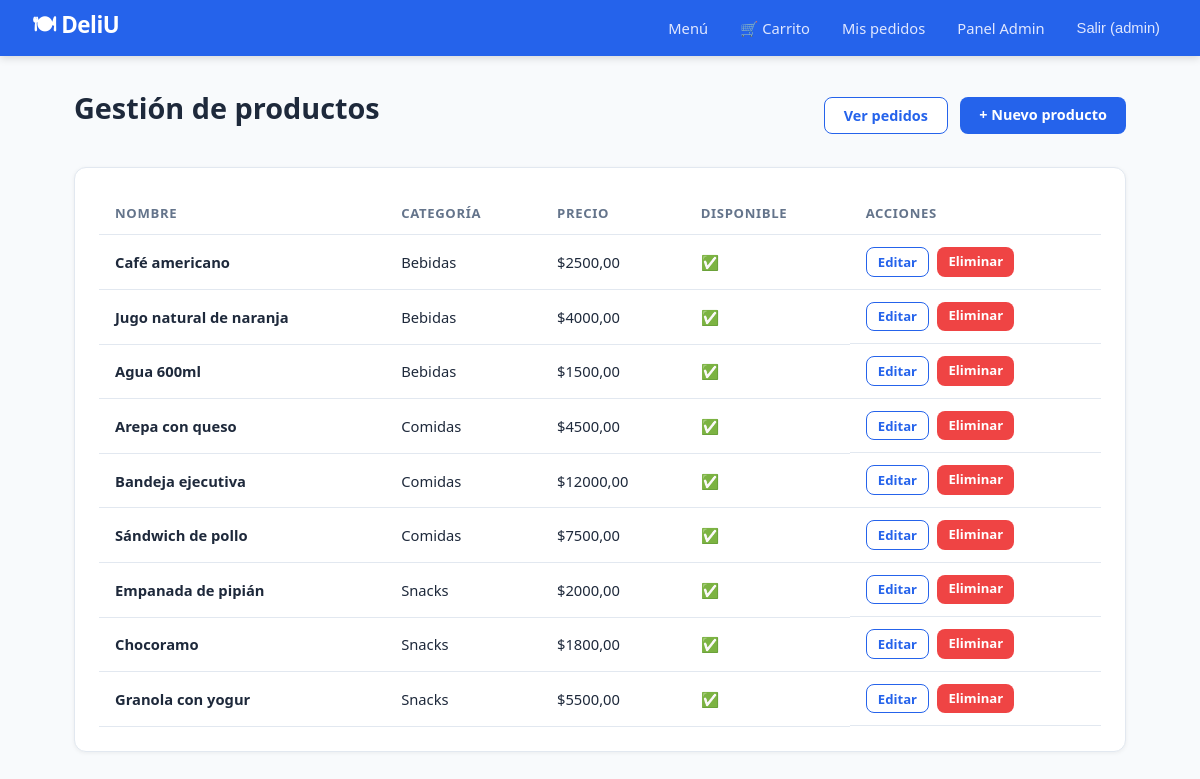
Screenshot of /admin-panel/productos/ (signed in) with the database file from the repository.
### cafeteria/models.py (models this page shows, shortened)
class Producto(models.Model):
    nombre = models.CharField(max_length=200)
    descripcion = models.TextField(blank=True)
    precio = models.DecimalField(max_digits=10, decimal_places=2)
    categoria = models.ForeignKey(Categoria, on_delete=models.SET_NULL, null=True)
    disponible = models.BooleanField(default=True)
    tiempo_preparacion = models.PositiveIntegerField(default=5, help_text="Minutos")

class Categoria(models.Model):
    nombre = models.CharField(max_length=100)
    descripcion = models.TextField(blank=True)
    class Meta:
        verbose_name_plural = "Categorías"
    def __str__(self):
        return self.nombre

### cafeteria/views.py (the view)
# urls.py: path('admin-panel/productos/', views.ProductoListAdmin.as_view(), name='admin_productos'),
class ProductoListAdmin(LoginRequiredMixin, ListView):
    model = Producto
    template_name = 'cafeteria/admin_productos.html'
    context_object_name = 'productos'
    def dispatch(self, request, *args, **kwargs):
        if not request.user.is_staff:
            return redirect('menu')
        return super().dispatch(request, *args, **kwargs)

### cafeteria/context_processors.py (called while the page is built)
def user_slots(request):
    hay_normales = User.objects.filter(is_staff=False, is_superuser=False).exists()
    hay_admins = User.objects.filter(is_staff=True).exists()
    return {
        'hay_normales': hay_normales,
        'hay_admins': hay_admins,
        'registro_disponible': not (hay_normales and hay_admins),
    }

### cafeteria/templates/cafeteria/admin_productos.html (shortened to what this page needs)
{% extends 'cafeteria/base.html' %}
{% block content %}
<div style="display:flex;justify-content:space-between;align-items:center;margin-bottom:1.5rem">
  <h1>Gestión de productos</h1>
  <div style="display:flex;gap:.75rem">
    <a href="{% url 'admin_pedidos' %}" class="btn btn-outline">Ver pedidos</a>
    <a href="{% url 'producto_crear' %}" class="btn btn-primary">+ Nuevo producto</a>
  </div>
</div>
<div class="card">
  <table>
    <thead><tr><th>Nombre</th><th>Categoría</th><th>Precio</th><th>Disponible</th><th>Acciones</th></tr></thead>
    <tbody>
    {% for p in productos %}
    <tr>
      <td><strong>{{ p.nombre }}</strong></td>
      <td>{{ p.categoria|default:"—" }}</td>
      <td>${{ p.precio }}</td>
      <td>{% if p.disponible %}✅{% else %}❌{% endif %}</td>
      <td style="display:flex;gap:.5rem">
        <a href="{% url 'producto_editar' p.pk %}" class="btn btn-outline" style="padding:.3rem .7rem;font-size:.82rem">Editar</a>
        <a href="{% url 'producto_eliminar' p.pk %}" class="btn btn-danger" style="padding:.3rem .7rem;font-size:.82rem">Eliminar</a>
      </td>
    </tr>
    {% endfor %}
    </tbody>
  </table>
</div>
{% endblock %}

### cafeteria/templates/cafeteria/base.html (shortened to what this page needs)
<!DOCTYPE html>
<html lang="es">
<head>
</head>
<body>
<nav>
  <a href="{% url 'menu' %}" class="nav-brand">🍽 DeliU</a>
  <div class="nav-links">
    <a href="{% url 'menu' %}">Menú</a>
    {% if user.is_authenticated %}
      <a href="{% url 'carrito' %}">🛒 Carrito</a>
      <a href="{% url 'mis_pedidos' %}">Mis pedidos</a>
      {% if user.is_staff %}
        <a href="{% url 'admin_productos' %}">Panel Admin</a>
      {% endif %}
      <form method="post" action="{% url 'logout' %}" style="display:inline">
        <button type="submit" style="background:none;border:none;color:#e0e7ff;font-size:.92rem;padding:.3rem .5rem;border-radius:4px;cursor:pointer;transition:background .2s" onmouseover="this.style.background='rgba(255,255,255,.15)';this.style.color='#fff'" onmouseout="this.style.background='none';this.style.color='#e0e7ff'">Salir ({{ user.first_name|default:user.username }})</button>
      </form>
    {% else %}
      <a href="{% url 'login' %}">Iniciar sesión</a>
      {% if registro_disponible %}
      <a href="{% url 'registro' %}" class="btn-nav">Registrarse</a>
      {% endif %}
    {% endif %}
  </div>
</nav>
<main>
  {% block content %}{% endblock %}
</main>
</body>
</html>

### cafeteria/templates/cafeteria/base.html (style rules this page uses)
:root { --primary:#2563eb;--primary-dark:#1d4ed8;--accent:#f59e0b;--bg:#f8fafc;--card:#fff;--text:#1e293b;--muted:#64748b;--border:#e2e8f0;--danger:#ef4444;--success:#22c55e; }
* { box-sizing:border-box;margin:0;padding:0 }
body { font-family:'Segoe UI',sans-serif;background:var(--bg);color:var(--text);min-height:100vh }
a { color:var(--primary);text-decoration:none }
nav { background:var(--primary);color:#fff;padding:0 2rem;display:flex;align-items:center;justify-content:space-between;height:56px;position:sticky;top:0;z-index:100;box-shadow:0 2px 8px rgba(0,0,0,.15) }
.nav-brand { font-size:1.4rem;font-weight:700;color:#fff;letter-spacing:-0.5px }
.nav-links { display:flex;gap:1rem;align-items:center }
.nav-links a { color:#e0e7ff;font-size:.92rem;padding:.3rem .5rem;border-radius:4px;transition:background .2s }
main { max-width:1100px;margin:2rem auto;padding:0 1.5rem }
.card { background:var(--card);border:1px solid var(--border);border-radius:12px;padding:1.5rem;box-shadow:0 1px 4px rgba(0,0,0,.06) }
.btn { display:inline-block;padding:.5rem 1.2rem;border-radius:8px;font-size:.9rem;font-weight:600;cursor:pointer;border:none;transition:opacity .15s }
.btn-primary { background:var(--primary);color:#fff }
.btn-danger { background:var(--danger);color:#fff }
.btn-outline { background:#fff;color:var(--primary);border:1px solid var(--primary) }
h1 { font-size:1.8rem;font-weight:700;margin-bottom:1rem }
table { width:100%;border-collapse:collapse }
th,td { padding:.75rem 1rem;text-align:left;border-bottom:1px solid var(--border);font-size:.92rem }
th { font-weight:600;color:var(--muted);font-size:.82rem;text-transform:uppercase;letter-spacing:.05em }

### rows the page displays
Producto: nombre "Café americano", categoria "Bebidas", precio "2500,00"
Producto: nombre "Jugo natural de naranja", categoria "Bebidas", precio "4000,00"
Producto: nombre "Agua 600ml", categoria "Bebidas", precio "1500,00"
Producto: nombre "Arepa con queso", categoria "Comidas", precio "4500,00"
Producto: nombre "Bandeja ejecutiva", categoria "Comidas", precio "12000,00"
Producto: nombre "Sándwich de pollo", categoria "Comidas", precio "7500,00"
Producto: nombre "Empanada de pipián", categoria "Snacks", precio "2000,00"
Producto: nombre "Chocoramo", categoria "Snacks", precio "1800,00"
Producto: nombre "Granola con yogur", categoria "Snacks", precio "5500,00"

### other values shown
{{ user.first_name|default:user.username }} "admin"
